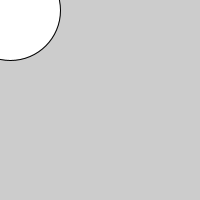
Frame 1 (no input)
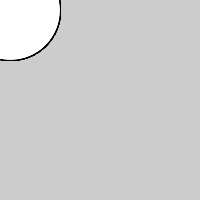
Frame 60 (the mouse pressed at the canvas centre just before this capture)
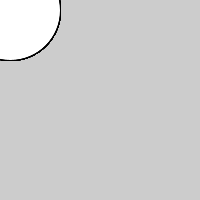
Frame 120 (the mouse held since frame 60 and released just before this capture)

The Processing sketch that drew these frames (run headless with seeded random() and noise(); from frame 60 on, the mouse is pressed at the canvas centre):

// Processing sketch: Processing_Javascript
// ── Processing_Javascript.pde


void setup() {
  size(200,200);
}


void draw() {
  ellipse(10,10,100,100);
}
